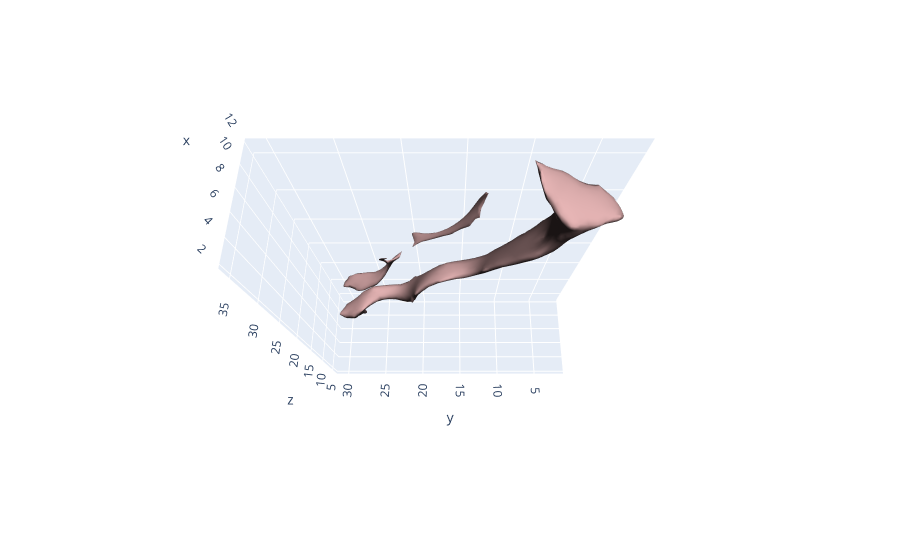

The notebook cell this image was saved under:
### Code cell
cld.draw(list(SPAM_meshes.values())[4])

### Figure 1 — Plotly figure (JSON) as saved in the notebook; plotly's stock layout.template omitted (floating-point values rounded to 4 significant figures; data arrays with more than 128 entries replaced by an {"elided": "..."} marker saying what was removed)
{"data": [{"color": "rgb(255,200,200)", "i": {"elided": "3530 int values"}, "j": {"elided": "3530 int values"}, "k": {"elided": "3530 int values"}, "lighting": {"ambient": 0.1}, "lightposition": {"x": 0, "y": 0, "z": 0}, "opacity": 1, "type": "mesh3d", "x": {"elided": "1785 float values"}, "y": {"elided": "1785 float values"}, "z": {"elided": "1785 float values"}}], "layout": {"legend": {"itemsizing": "constant"}, "scene": {"aspectmode": "data", "camera": {"eye": {"x": -0.8, "y": 0, "z": 2}}}, "title": {"text": ""}}}
